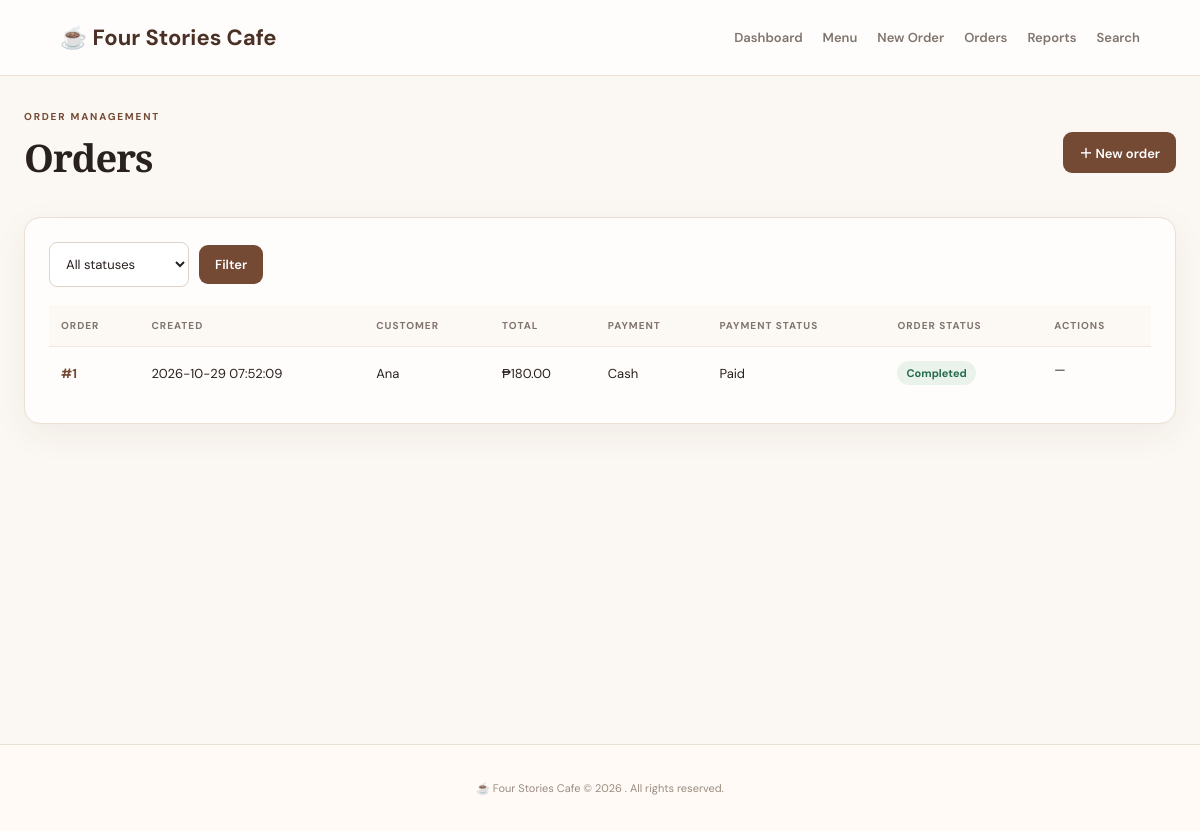
The page /orders on the database its author committed.
### tables this page shows
CREATE TABLE orders (
        id INTEGER PRIMARY KEY AUTOINCREMENT,
        customer_name TEXT NOT NULL,
        total REAL NOT NULL CHECK(total >= 0),
        payment_method TEXT NOT NULL CHECK(payment_method IN ('Cash','GCash')),
        payment_status TEXT NOT NULL,
        status TEXT NOT NULL DEFAULT 'Pending' CHECK(status IN ('Pending','Completed','Cancelled')),
        created_at TEXT NOT NULL DEFAULT CURRENT_TIMESTAMP
    );

### app.py (the view)
@app.route("/orders")
def orders():
    db = get_db()
    status = request.args.get("status", "").strip()
    sql = "SELECT * FROM orders"
    params = []
    if status in ("Pending", "Completed", "Cancelled"):
        sql += " WHERE status=?"
        params.append(status)
    sql += " ORDER BY id DESC"
    all_orders = db.execute(sql, params).fetchall()
    queue = get_order_queue()
    pending_ids = set()
    while not queue.is_empty():
        pending_ids.add(queue.dequeue()["id"])
    return render_template("orders.html", orders=all_orders, status=status, pending_ids=pending_ids)

### app.py (called while the page is built)
def get_order_queue():
    db = get_db()
    rows = db.execute(
        "SELECT id, customer_name, total, payment_method, payment_status, created_at "
        "FROM orders WHERE status = 'Pending' ORDER BY id"
    ).fetchall()
    queue = OrderQueue()
    for row in rows:
        queue.enqueue(dict(row))
    return queue

### data_structures.py (called while the page is built)
    def is_empty(self):
        return self.head is None

### database.py (called while the page is built)
def get_db():
    if "db" not in g:
        g.db = sqlite3.connect(DATABASE)
        g.db.row_factory = sqlite3.Row
        g.db.execute("PRAGMA foreign_keys = ON")
    return g.db

### templates/orders.html (shortened to what this page needs)
{% extends "base.html" %}
{% block content %}
<div class="page-head"><div><p class="eyebrow">ORDER MANAGEMENT</p><h1>Orders</h1>
</div><a class="button" href="{{ url_for('new_order') }}">＋ New order</a></div>
<section class="panel">
  <form class="toolbar" method="get"><select name="status"><option value="">All statuses</option></select><button class="button" type="submit">Filter</button></form>
  <div class="table-wrap"><table><thead><tr><th>Order</th><th>Created</th><th>Customer</th><th>Total</th><th>Payment</th><th>Payment status</th><th>Order status</th><th>Actions</th></tr></thead><tbody>
  {% for o in orders %}<tr><td><a href="{{ url_for('order_detail', order_id=o.id) }}">#{{ o.id }}</a></td><td>{{ o.created_at }}</td><td>{{ o.customer_name }}</td><td>₱{{ "%.2f"|format(o.total) }}</td><td>{{ o.payment_method }}</td><td>{{ o.payment_status }}</td><td><span class="pill">{{ o.status }}</span></td><td class="actions">
  {% if o.status=='Pending' %}
  <form method="post" action="{{ url_for('complete_order', order_id=o.id) }}"><button class="text-button" type="submit">Complete</button></form>
  <form method="post" action="{{ url_for('cancel_order', order_id=o.id) }}"><button class="text-button danger-text" type="submit">Cancel</button></form>
  {% else %}—{% endif %}
  </td></tr>{% else %}<tr><td colspan="8" class="empty">No orders found.</td></tr>{% endfor %}
  </tbody></table></div>
</section>
{% endblock %}

### static/style.css (style rules this page uses)
:root { --ink:#28211e;--muted:#80756e;--cream:#fbf7f2;--paper:#fffdfb;--line:#eadfd5;--coffee:#744a35;--coffee-dark:#4b3025;--peach:#f4e1d1;--green:#286b4d;--red:#a23a35;--shadow:0 10px 35px rgba(73,48,34,.06) }
* { box-sizing:border-box }
body { margin:0;background:var(--cream);color:var(--ink);font-family:'DM Sans',sans-serif;font-size:15px }
.hero h1,.page-head h1 { font-family:'Playfair Display',serif;font-size:clamp(30px,4vw,46px);margin:5px 0 12px;letter-spacing:-1px }
.eyebrow { font-size:10px;font-weight:700;letter-spacing:1.8px;color:var(--coffee);margin:0 0 8px }
.button { border:0;display:inline-flex;align-items:center;justify-content:center;padding:11px 16px;border-radius:9px;background:var(--coffee);color:white;text-decoration:none;font:600 13px 'DM Sans',sans-serif;cursor:pointer }
.panel { background:var(--paper);border:1px solid var(--line);border-radius:16px;padding:24px;margin:20px 0;box-shadow:var(--shadow) }
.section-head,.page-head { display:flex;justify-content:space-between;align-items:center;gap:20px }
.page-head { margin:0 0 22px }
.page-head h1 { font-size:38px }
.table-wrap { width:100%;overflow-x:auto }
table { width:100%;border-collapse:collapse;white-space:nowrap }
th,td { text-align:left;padding:14px 12px;border-bottom:1px solid #f0e8e1;font-size:13px }
th { font-size:10px;text-transform:uppercase;letter-spacing:1px;color:var(--muted);background:#fcf8f4 }
td a { color:var(--coffee);font-weight:700;text-decoration:none }
tbody tr:last-child td { border-bottom:0 }
.pill { display:inline-block;background:#e9f3ec;color:#286b4d;border-radius:20px;padding:5px 9px;font-size:11px;font-weight:700 }
input,select { font:13px 'DM Sans',sans-serif;padding:12px;border:1px solid #dfd2c7;border-radius:8px;background:#fff;color:var(--ink);min-width:0 }
.toolbar { display:flex;gap:10px;margin-bottom:18px;align-items:center }
.toolbar select { min-width:140px }
.actions { display:flex;gap:10px;align-items:center }

### rows shown on the page
orders: id "1", created_at "2026-10-29 07:52:09", customer_name "Ana", total "180.00", payment_method "Cash", payment_status "Paid", status "Completed"
